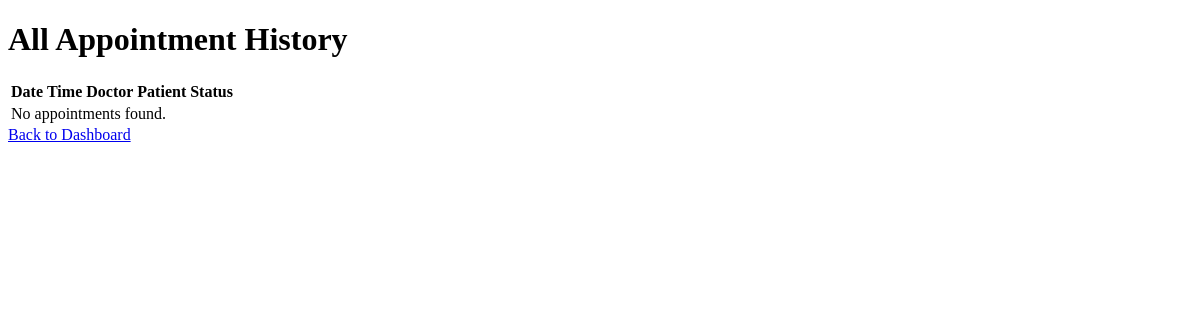
The page /admin/appointments (signed in) on the database as committed earlier.
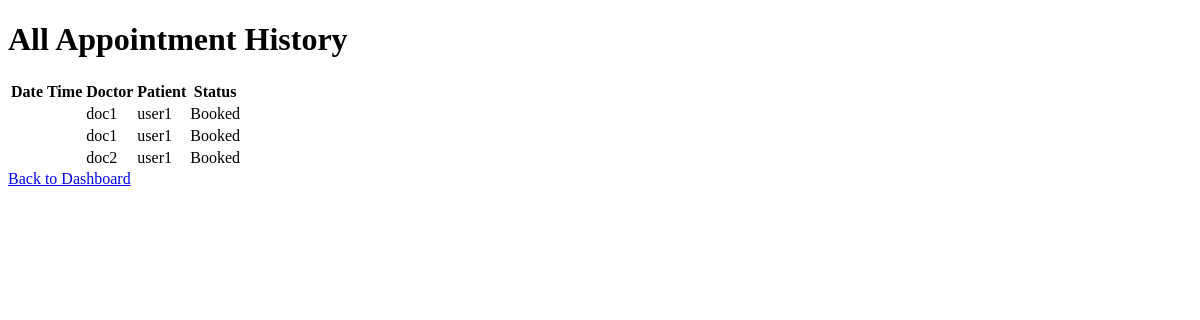
The same page on the database as committed later.
### database.py (models this page shows)
class Appointment(db.Model):
    __tablename__ = "appointments"
    id = db.Column(db.Integer, primary_key=True)
    doctor_id = db.Column(db.Integer, db.ForeignKey("doctor_profiles.id"), nullable=False)
    patient_id = db.Column(db.Integer, db.ForeignKey("patient_profiles.id"), nullable=False)
    appointment_date = db.Column(db.DateTime, nullable=False)
    appointment_time = db.Column(db.Time, nullable=False)
    status = db.Column(db.String(50), nullable=False)  # e.g., 'scheduled', 'completed', 'canceled'
    reason = db.Column(db.Text, nullable=True)
    doctor = db.relationship("DoctorProfile", back_populates="appointments")
    patient = db.relationship("PatientProfile", back_populates="appointments")
    treatment = db.relationship("Treatment", back_populates="appointment", uselist=False, cascade="all, delete-orphan")

class User(db.Model):
    __tablename__ = "users"
    id = db.Column(db.Integer, primary_key = True)
    name = db.Column(db.String(100), nullable=False)
    email = db.Column(db.String(100), unique=True, nullable=False)
    password_hash = db.Column(db.String(255), nullable=False)
    role = db.Column(db.String(50), nullable=False)  # e.g., 'admin', 'doctor', 'patient'
    is_active = db.Column(db.Boolean, default=True)
    doctor_profile = db.relationship("DoctorProfile", back_populates="user", uselist=False, cascade="all, delete-orphan")
    patient_profile = db.relationship("PatientProfile", back_populates="user", uselist=False, cascade="all, delete-orphan")

### app.py (the view)
@app.route("/admin/appointments")
@role_required("admin")
def admin_appointments():
    appointments = Appointment.query.all()
    return render_template("admin_appointments.html", appointments=appointments)

### app.py (called while the page is built)
def login_required(view):
    @wraps(view)
    def wrapped_view(*args,**kwargs):
        if current_user() is None:
            flash("please login to continue", "error")
            return redirect(url_for("login"))
        return view(*args, **kwargs)
    return wrapped_view

def role_required(role):
    def decorator(view):
        @wraps(view)
        @login_required
        def wraped_view(*args, **kwargs):
            if current_user().role != role:
                return "You are not authrized to access this page."
            return view(*args, **kwargs)
        return wraped_view
    return decorator

def current_user():
    user_id = session.get("user_id")
    if user_id is None:
        return None
    return User.query.get(user_id)

### templates/admin_appointments.html (shortened to what this page needs)
<!DOCTYPE html>
<html lang="en">
<head>
</head>
<body>
    <h1> All Appointment History </h1>
    <table>
        <tr>
            <th>Date</th>
            <th>Time</th>
            <th>Doctor</th>
            <th>Patient</th>
            <th>Status</th>
        </tr>
        {% for appointment in appointments %}
        <tr>
            <td>{{ appointment.date }}</td>
            <td>{{ appointment.time }}</td>
            <td>{{ appointment.doctor.user.name }}</td>
            <td>{{ appointment.patient.user.name }}</td>
            <td>{{ appointment.status }}</td>
        </tr>
        {% else %}
        <tr>
            <td colspan="5">No appointments found.</td>
        </tr>
        {% endfor %}
    </table>
    <a href="{{ url_for('admin_dashboard') }}">Back to Dashboard</a>
</body>
</html>

Rows that differ between the two databases and show on the page:
added Appointment: doctor.user.name "doc1", patient.user.name "user1", status "Booked"
added Appointment: doctor.user.name "doc1", patient.user.name "user1", status "Booked"
added Appointment: doctor.user.name "doc2", patient.user.name "user1", status "Booked"
Other text that changed with them:
text no longer shown: "No appointments found."
